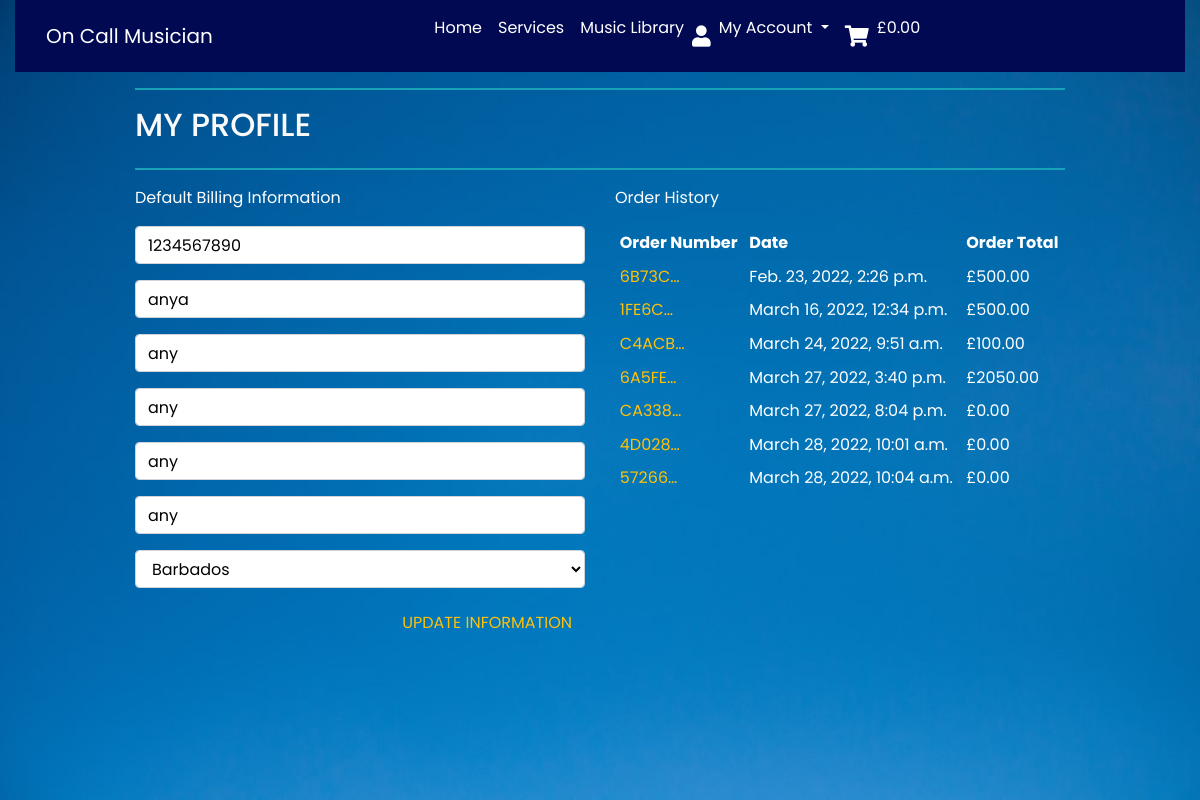
Screenshot of /profile/ (signed in) with the database file from the repository.
### profiles/models.py (models this page shows, shortened)
class UserProfile(models.Model):
    user = models.OneToOneField(User, on_delete=models.CASCADE)
    default_phone_number = models.CharField(max_length=20, null=True,
                                            blank=True)
    default_street_address1 = models.CharField(max_length=80, null=True,
                                               blank=True)
    default_street_address2 = models.CharField(max_length=80, null=True,
                                               blank=True)
    default_town_or_city = models.CharField(max_length=40, null=True,
                                            blank=True)
    default_county = models.CharField(max_length=80, null=True,
                                      blank=True)
    default_postcode = models.CharField(max_length=20, null=True,
                                        blank=True)
    default_country = CountryField(blank_label='Country', null=True,
                                   blank=True)

### checkout/models.py (models this page shows, shortened)
class Order(models.Model):
    order_number = models.CharField(max_length=32, null=False, editable=False)
    user_profile = models.ForeignKey(UserProfile, on_delete=models.SET_NULL,
                                     null=True, blank=True,
                                     related_name='orders')
    full_name = models.CharField(max_length=50, null=False, blank=False)
    email = models.EmailField(max_length=254, null=False, blank=False)
    phone_number = models.CharField(max_length=20, null=False, blank=False)
    country = CountryField(blank_label='Country *', null=False, blank=False)
    postcode = models.CharField(max_length=20, null=True, blank=True)
    town_or_city = models.CharField(max_length=40, null=False, blank=False)
    street_address1 = models.CharField(max_length=80, null=False, blank=False)
    street_address2 = models.CharField(max_length=80, null=True, blank=True)
    county = models.CharField(max_length=80, null=True, blank=True)
    date = models.DateTimeField(auto_now_add=True)
    order_total = models.DecimalField(max_digits=10, decimal_places=2,
                                      null=False, default=0)
    grand_total = models.DecimalField(max_digits=10, decimal_places=2,
                                      null=False, default=0)
    original_cart = models.TextField(null=False, blank=False, default='')
    stripe_pid = models.CharField(max_length=254, null=False, blank=False,
                                  default='')

### profiles/views.py (the view)
# urls.py: path('profile/', include('profiles.urls')),
@login_required
def profile(request):
    profile = get_object_or_404(UserProfile, user=request.user)
    if request.method == 'POST':
        form = UserProfileForm(request.POST, instance=profile)
        if form.is_valid():
            form.save()
            messages.success(request, 'Profile updated successfully')
        else:
            messages.error(request, 'Update failed. Please ensure'
                                    'the form is valid.')
    else:
        form = UserProfileForm(instance=profile)
    orders = profile.orders.all()
    template = 'profiles/profile.html'
    context = {
        'form': form,
        'orders': orders,
        'on_profile_page': True
    }
    return render(request, template, context)

### cart/contexts.py (called while the page is built, shortened)
def cart_contents(request):
    cart_items = []
    total = 0
    service_count = 0
    discount = 0
    cart = request.session.get('cart', {})
    if total < settings.TEN_PERCENT_DISCOUNT:
        discount = total * Decimal(settings.SINGLE_PRODUCT_COUNT)
        discount_delta = settings.TEN_PERCENT_DISCOUNT - total
    else:
        discount = 0
        discount_delta = 0
    grand_total = discount + total
    context = {
        'cart_items': cart_items,
        'total': total,
        'service_count': service_count,
        'discount': discount,
        'discount_delta': discount_delta,
        'ten_percent_discount': settings.TEN_PERCENT_DISCOUNT,
        'grand_total': grand_total,
    }
    return context

### profiles/templates/profiles/profile.html (shortened to what this page needs)
{% extends "base.html" %}
{% load static %}
{% block extra_css %}
<link rel="stylesheet" href="{% static 'profiles/css/profile.css' %}">
{% endblock %}
{% block content %}
<div class="overlay"></div>
<div class="container">
    <div class="row">
        <div class="col">
            <hr class="h-rule">
            <h2 class="logo-font mb-4">My Profile</h2>
            <hr class="h-rule">
        </div>
    </div>
    <div class="row">
        <div class="col-12 col-lg-6">
            <p class="text-white">Default Billing Information</p>
            <form class="mt-3" action="{% url 'profile' %}" method="POST" id="profile-update-form">
                {{ form|crispy }}
                <button class="btn btn-black rounded-0 text-uppercase text-warning float-right">Update Information</button>
            </form>
        </div>
        <div class="col-12 col-lg-6">
            <p class="text-white">Order History</p>
            <div class="order-history table-responsive">
                <table class="table table-sm table-borderless">
                    <thead class="text-white">
                        <tr>
                            <th >Order Number</th>
                            <th>Date</th>
                            <th>Order Total</th>
                        </tr>
                    </thead>
                    <tbody>
                        {% for order in orders %}
                            <tr class="text-white">
                                <td>
                                    <a href="{% url 'order_history' order.order_number %}"
                                    title="{{ order.order_number }}" class="text-warning">
                                        {{ order.order_number|truncatechars:6 }}
                                    </a>
                                </td>
                                <td>{{ order.date }}</td>
                                <td>£{{ order.grand_total }}</td>
                            </tr>
                        {% endfor %}
                    </tbody>
                </table>
            </div>
        </div>
    </div>
{% endblock %}

### static/css/base.css (style rules this page uses)
html { height: 100%; }
body { background: url('/media/hannah-troupe-wL_w5t_OKtI-unsplash.jpg') no-repeat center center fixed; background-size: cover; color: rgb(250, 250, 250); font-family: 'Poppins', sans-serif; }
.overlay { height: 100%; width: 100%; top: 0; left: 0; position: fixed; background-image: url(/media/overlay.png); background-size: cover; z-index: -1; }
.h-rule { border: 1px solid #17a2b8; }
.logo-font { text-transform: uppercase; }
.text-white { color: rgb(255, 255, 255) !important; }
@media (min-width: 1200px) { .container { max-width: 80%; } }

### profiles/static/profiles/css/profile.css (style rules this page uses)
.order-history { max-height: 416px; overflow-y: auto; }
#profile-update-form .form-control { color: #000; }
#profile-update-form input::placeholder { color: #aab7c4; }
#id_default_country, #id_default_country option:not(:first-child) { color: #000; }

### rows the page displays
UserProfile: default_phone_number "1234567890", default_street_address1 "anya", default_street_address2 "any", default_town_or_city "any", default_county "any", default_postcode "any", default_country "Barbados"
Order: order_number "6B73C…", date "Feb. 23, 2022, 2:26 p.m.", grand_total "500.00"
Order: order_number "1FE6C…", date "March 16, 2022, 12:34 p.m.", grand_total "500.00"
Order: order_number "C4ACB…", date "March 24, 2022, 9:51 a.m.", grand_total "100.00"
Order: order_number "6A5FE…", date "March 27, 2022, 3:40 p.m.", grand_total "2050.00"
Order: order_number "CA338…", date "March 27, 2022, 8:04 p.m.", grand_total "0.00"
Order: order_number "4D028…", date "March 28, 2022, 10:01 a.m.", grand_total "0.00"
Order: order_number "57266…", date "March 28, 2022, 10:04 a.m.", grand_total "0.00"
